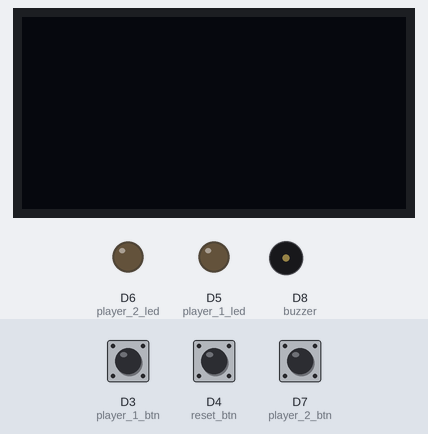
Recording of a sketch running on a simulated ESP8266 (NodeMCU). Shown: 128×64 one-colour display, output pins drawn as LEDs (lit = HIGH), buzzer (waves = sounding). The test bench sets the inputs (shaded band); at power-on: D3 (player_1_btn) LOW, D4 (reset_btn) LOW, D7 (player_2_btn) LOW. Random numbers use the default seed unless the sketch sets one; what the sketch prints to the serial monitor is not drawn.

Above: at 3.2 s.
3.3 s: D3 (player_1_btn) pulled HIGH for 0.15 s
At 3.47 s:
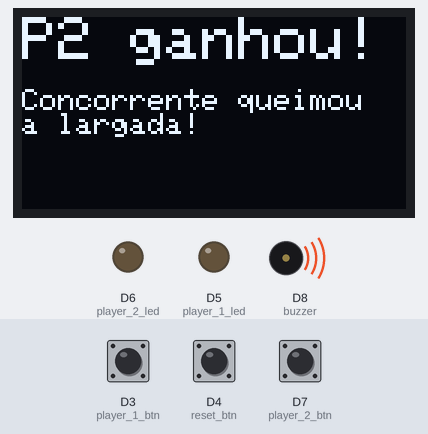
4.0 s: D4 (reset_btn) pulled HIGH for 0.15 s
At 5.2 s:
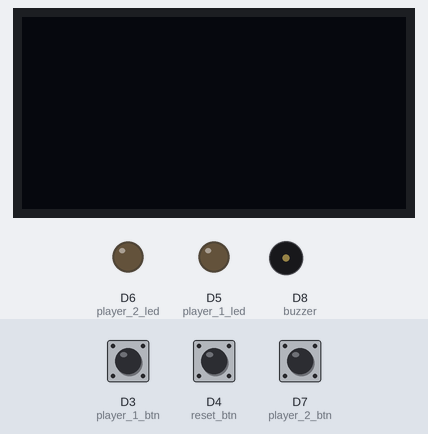
7.1 s: D7 (player_2_btn) pulled HIGH for 0.15 s
At 7.6 s:
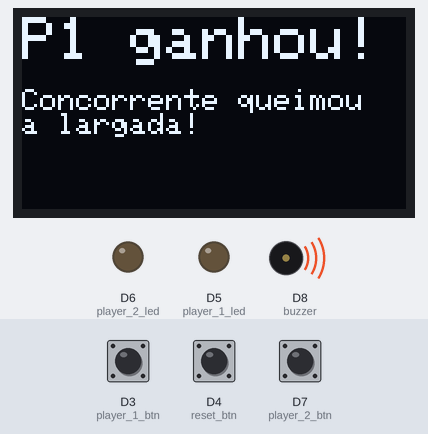
7.8 s: D4 (reset_btn) pulled HIGH for 1 s
At 9.2 s:
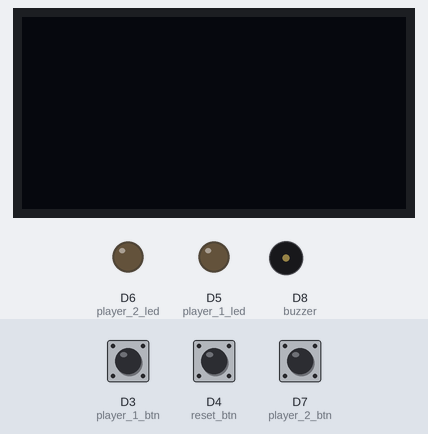
11.8 s: D3 (player_1_btn) pulled HIGH for 1 s
At 13.0 s:
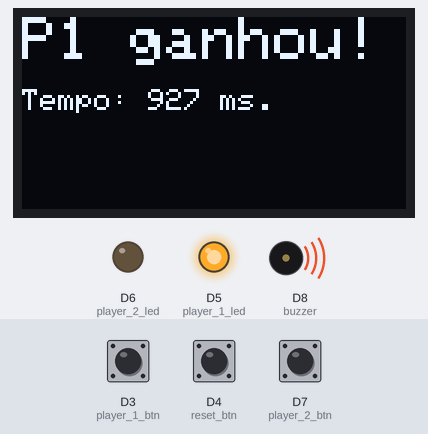
13.4 s: D4 (reset_btn) pulled HIGH for 3.2 s
At 13.52 s:
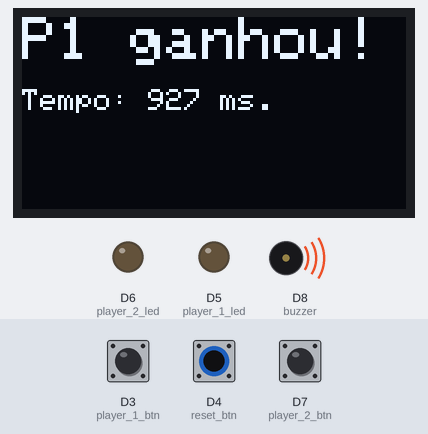
Timing chart, 0 to 19.8 s (numbered marks = the images above; inputs shaded):
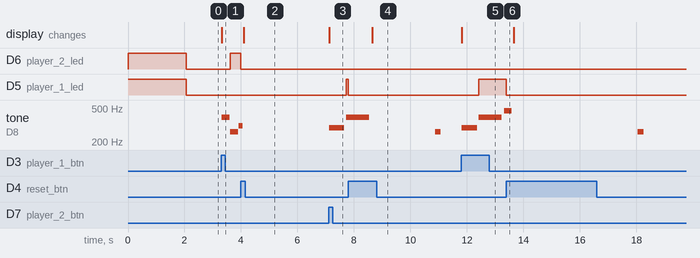

The sketch:

reaction_time_game.ino
```cpp
/*

EQUIPE 4

Gabriel Jared de Amorim
Luiz Eduardo Garzon de Oliveira
Luiz Fernando Becher de Araujo
Matheus Lucas Ferreira Jacinto

*/

#include <SPI.h>
#include <Wire.h>
#include <Adafruit_GFX.h>
#include <Adafruit_SSD1306.h>

const int lcd_sda = D1;
const int lcd_scl = D2;

const int reset_btn = D4;

const int player_1_led = D5;
const int player_2_led = D6;

const int player_1_btn = D3;
const int player_2_btn = D7;

const int buzzer = D8;

const int tempo = 100;

#define NOTE_B0  31
#define NOTE_C1  33
#define NOTE_CS1 35
#define NOTE_D1  37
#define NOTE_DS1 39
#define NOTE_E1  41
#define NOTE_F1  44
#define NOTE_FS1 46
#define NOTE_G1  49
#define NOTE_GS1 52
#define NOTE_A1  55
#define NOTE_AS1 58
#define NOTE_B1  62
#define NOTE_C2  65
#define NOTE_CS2 69
#define NOTE_D2  73
#define NOTE_DS2 78
#define NOTE_E2  82
#define NOTE_F2  87
#define NOTE_FS2 93
#define NOTE_G2  98
#define NOTE_GS2 104
#define NOTE_A2  110
#define NOTE_AS2 117
#define NOTE_B2  123
#define NOTE_C3  131
#define NOTE_CS3 139
#define NOTE_D3  147
#define NOTE_DS3 156
#define NOTE_E3  165
#define NOTE_F3  175
#define NOTE_FS3 185
#define NOTE_G3  196
#define NOTE_GS3 208
#define NOTE_A3  220
#define NOTE_AS3 233
#define NOTE_B3  247
#define NOTE_C4  262
#define NOTE_CS4 277
#define NOTE_D4  294
#define NOTE_DS4 311
#define NOTE_E4  330
#define NOTE_F4  349
#define NOTE_FS4 370
#define NOTE_G4  392
#define NOTE_GS4 415
#define NOTE_A4  440
#define NOTE_AS4 466
#define NOTE_B4  494
#define NOTE_C5  523
#define NOTE_CS5 554
#define NOTE_D5  587
#define NOTE_DS5 622
#define NOTE_E5  659
#define NOTE_F5  698
#define NOTE_FS5 740
#define NOTE_G5  784
#define NOTE_GS5 831
#define NOTE_A5  880
#define NOTE_AS5 932
#define NOTE_B5  988
#define NOTE_C6  1047
#define NOTE_CS6 1109
#define NOTE_D6  1175
#define NOTE_DS6 1245
#define NOTE_E6  1319
#define NOTE_F6  1397
#define NOTE_FS6 1480
#define NOTE_G6  1568
#define NOTE_GS6 1661
#define NOTE_A6  1760
#define NOTE_AS6 1865
#define NOTE_B6  1976
#define NOTE_C7  2093
#define NOTE_CS7 2217
#define NOTE_D7  2349
#define NOTE_DS7 2489
#define NOTE_E7  2637
#define NOTE_F7  2794
#define NOTE_FS7 2960
#define NOTE_G7  3136
#define NOTE_GS7 3322
#define NOTE_A7  3520
#define NOTE_AS7 3729
#define NOTE_B7  3951
#define NOTE_C8  4186
#define NOTE_CS8 4435
#define NOTE_D8  4699
#define NOTE_DS8 4978
#define REST 0

#define SCREEN_WIDTH 128 // OLED display width, in pixels
#define SCREEN_HEIGHT 64 // OLED display height, in pixels

// Declaration for an SSD1306 display connected to I2C (SDA, SCL pins)
// The pins for I2C are defined by the Wire-library.
// On an arduino UNO:       A4(SDA), A5(SCL)
// On an arduino MEGA 2560: 20(SDA), 21(SCL)
// On an arduino LEONARDO:   2(SDA),  3(SCL), ...
#define OLED_RESET     -1 // Reset pin # (or -1 if sharing Arduino reset pin)
#define SCREEN_ADDRESS 0x3C ///< See datasheet for Address; 0x3D for 128x64, 0x3C for 128x32
Adafruit_SSD1306 display(SCREEN_WIDTH, SCREEN_HEIGHT, &Wire, OLED_RESET);

#define NUMFLAKES     10 // Number of snowflakes in the animation example

#define LOGO_HEIGHT   16
#define LOGO_WIDTH    16
static const unsigned char PROGMEM logo_bmp[] =
{ 0b00000000, 0b11000000,
  0b00000001, 0b11000000,
  0b00000001, 0b11000000,
  0b00000011, 0b11100000,
  0b11110011, 0b11100000,
  0b11111110, 0b11111000,
  0b01111110, 0b11111111,
  0b00110011, 0b10011111,
  0b00011111, 0b11111100,
  0b00001101, 0b01110000,
  0b00011011, 0b10100000,
  0b00111111, 0b11100000,
  0b00111111, 0b11110000,
  0b01111100, 0b11110000,
  0b01110000, 0b01110000,
  0b00000000, 0b00110000 };

int melody_1[] = {

  // Harry Potter

  REST, 2, NOTE_D4, 4,
  NOTE_G4, -4, NOTE_AS4, 8, NOTE_A4, 4,
  NOTE_G4, 2, NOTE_D5, 4,
  NOTE_C5, -2,
  NOTE_A4, -2,
  NOTE_G4, -4, NOTE_AS4, 8, NOTE_A4, 4,
  NOTE_F4, 2, NOTE_GS4, 4,
  NOTE_D4, -1,
  NOTE_D4, 4,

  NOTE_G4, -4, NOTE_AS4, 8, NOTE_A4, 4, //10
  NOTE_G4, 2, NOTE_D5, 4,
  NOTE_F5, 2, NOTE_E5, 4,
  NOTE_DS5, 2, NOTE_B4, 4,
  NOTE_DS5, -4, NOTE_D5, 8, NOTE_CS5, 4,
  NOTE_CS4, 2, NOTE_B4, 4,
  NOTE_G4, -1,
  NOTE_AS4, 4,

  NOTE_D5, 2, NOTE_AS4, 4,//18
  NOTE_D5, 2, NOTE_AS4, 4,
  NOTE_DS5, 2, NOTE_D5, 4,
  NOTE_CS5, 2, NOTE_A4, 4,
  NOTE_AS4, -4, NOTE_D5, 8, NOTE_CS5, 4,
  NOTE_CS4, 2, NOTE_D4, 4,
  NOTE_D5, -1,
  REST,4, NOTE_AS4,4,

  NOTE_D5, 2, NOTE_AS4, 4,//26
  NOTE_D5, 2, NOTE_AS4, 4,
  NOTE_F5, 2, NOTE_E5, 4,
  NOTE_DS5, 2, NOTE_B4, 4,
  NOTE_DS5, -4, NOTE_D5, 8, NOTE_CS5, 4,
  NOTE_CS4, 2, NOTE_AS4, 4,
  NOTE_G4, -1,

};
int melody_2[] = {

  // Game of Thrones

  NOTE_G4,8, NOTE_C4,8, NOTE_DS4,16, NOTE_F4,16, NOTE_G4,8, NOTE_C4,8, NOTE_DS4,16, NOTE_F4,16, //1
  NOTE_G4,8, NOTE_C4,8, NOTE_DS4,16, NOTE_F4,16, NOTE_G4,8, NOTE_C4,8, NOTE_DS4,16, NOTE_F4,16,
  NOTE_G4,8, NOTE_C4,8, NOTE_E4,16, NOTE_F4,16, NOTE_G4,8, NOTE_C4,8, NOTE_E4,16, NOTE_F4,16,
  NOTE_G4,8, NOTE_C4,8, NOTE_E4,16, NOTE_F4,16, NOTE_G4,8, NOTE_C4,8, NOTE_E4,16, NOTE_F4,16,
  NOTE_G4,-4, NOTE_C4,-4,//5

  NOTE_DS4,16, NOTE_F4,16, NOTE_G4,4, NOTE_C4,4, NOTE_DS4,16, NOTE_F4,16, //6
  NOTE_D4,-1, //7 and 8
  NOTE_F4,-4, NOTE_AS3,-4,
  NOTE_DS4,16, NOTE_D4,16, NOTE_F4,4, NOTE_AS3,-4,
  NOTE_DS4,16, NOTE_D4,16, NOTE_C4,-1, //11 and 12

  //repeats from 5
  NOTE_G4,-4, NOTE_C4,-4,//5

  NOTE_DS4,16, NOTE_F4,16, NOTE_G4,4, NOTE_C4,4, NOTE_DS4,16, NOTE_F4,16, //6
  NOTE_D4,-1, //7 and 8
  NOTE_F4,-4, NOTE_AS3,-4,
  NOTE_DS4,16, NOTE_D4,16, NOTE_F4,4, NOTE_AS3,-4,
  NOTE_DS4,16, NOTE_D4,16, NOTE_C4,-1, //11 and 12
  NOTE_G4,-4, NOTE_C4,-4,
  NOTE_DS4,16, NOTE_F4,16, NOTE_G4,4,  NOTE_C4,4, NOTE_DS4,16, NOTE_F4,16,

  NOTE_D4,-2,//15
  NOTE_F4,-4, NOTE_AS3,-4,
  NOTE_D4,-8, NOTE_DS4,-8, NOTE_D4,-8, NOTE_AS3,-8,
  NOTE_C4,-1,
  NOTE_C5,-2,
  NOTE_AS4,-2,
  NOTE_C4,-2,
  NOTE_G4,-2,
  NOTE_DS4,-2,
  NOTE_DS4,-4, NOTE_F4,-4,
  NOTE_G4,-1,

  NOTE_C5,-2,//28
  NOTE_AS4,-2,
  NOTE_C4,-2,
  NOTE_G4,-2,
  NOTE_DS4,-2,
  NOTE_DS4,-4, NOTE_D4,-4,
  NOTE_C5,8, NOTE_G4,8, NOTE_GS4,16, NOTE_AS4,16, NOTE_C5,8, NOTE_G4,8, NOTE_GS4,16, NOTE_AS4,16,
  NOTE_C5,8, NOTE_G4,8, NOTE_GS4,16, NOTE_AS4,16, NOTE_C5,8, NOTE_G4,8, NOTE_GS4,16, NOTE_AS4,16,

  REST,4, NOTE_GS5,16, NOTE_AS5,16, NOTE_C6,8, NOTE_G5,8, NOTE_GS5,16, NOTE_AS5,16,
  NOTE_C6,8, NOTE_G5,16, NOTE_GS5,16, NOTE_AS5,16, NOTE_C6,8, NOTE_G5,8, NOTE_GS5,16, NOTE_AS5,16,
};

int notes_1 = sizeof(melody_1) / sizeof(melody_1[0]) / 2;
int notes_2 = sizeof(melody_2) / sizeof(melody_2[0]) / 2;

int whole_note = (60000 * 4) / tempo;

volatile int divider = 0;
volatile int note_duration = 0;
volatile int current_note = 0;

enum {
  PLAYER1,
  PLAYER2,
  NONE
} win_state;

volatile int beep_time = 0;
volatile int current_time = 0;

volatile int winner = NONE;

volatile bool beeped = false;
volatile bool song_playing = false;
volatile bool winner_displayed = false;
volatile bool led_activated = false;
volatile bool clean_display = false;

void ICACHE_RAM_ATTR interrupt_reset() {
  digitalWrite(player_1_led, LOW);
  digitalWrite(player_2_led, LOW);

  divider = 0;
  note_duration = 0;
  current_note = 0;

  current_time = millis();
  beep_time = current_time + random(1000, 5000);

  winner = NONE;

  beeped = false;
  song_playing = false;
  winner_displayed = false;
  led_activated = false;
  clean_display = true;
}

void ICACHE_RAM_ATTR interrupt_player_1() {
  if (!song_playing) {
    if (current_time < beep_time) {
      winner = PLAYER2;
      beeped = true;
    } else {
      winner = PLAYER1;
    }

    song_playing = true;
  }
}

void ICACHE_RAM_ATTR interrupt_player_2() {
  if (!song_playing) {
    if (current_time < beep_time) {
      winner = PLAYER1;
      beeped = true;
    } else {
      winner = PLAYER2;
    }

    song_playing = true;
  }
}

void play_song(int *melody, int *notes) {
  if (current_note < *notes * 2) {
    song_playing = true;

    // calculates the duration of each note
    divider = melody[current_note + 1];
    if (divider > 0) {
      // regular note, just proceed
      note_duration = (whole_note) / divider;
    } else if (divider < 0) {
      // dotted notes are represented with negative durations!!
      note_duration = (whole_note) / abs(divider);
      note_duration *= 1.5; // increases the duration in half for dotted notes
    }

    // we only play the note for 90% of the duration, leaving 10% as a pause
    tone(buzzer, melody[current_note], note_duration * 0.9);

    // Wait for the specief duration before playing the next note.
    delay(note_duration);

    // stop the waveform generation before the next note.
    noTone(buzzer);

    current_note = current_note + 2;
  } else {
    song_playing = false;
  }
}

void display_winner(int reaction) {
  display.clearDisplay();

  display.setCursor(0,0);

  display.setTextSize(2);
  display.setTextColor(SSD1306_WHITE);

  if (winner == PLAYER1) {
    String string = "P1 ganhou!";
    Serial.println(string);
    display.println(string);
  } else {
    String string = "P2 ganhou!";
    Serial.println(string);
    display.println(string);
  }

  display.setTextSize(1);
  display.setTextColor(SSD1306_WHITE);

  if (reaction < 0) {
    String string = "\nConcorrente queimou\na largada!";
    Serial.println(string);
    display.println(string);
  } else {
    String string = "\nTempo: " + String(reaction) + " ms.";
    Serial.println(string);
    display.println(string);
  }

  display.display();

  winner_displayed = true;
}

void activate_led() {
  if (winner == PLAYER1) {
    digitalWrite(player_1_led, HIGH);
  } else {
    digitalWrite(player_2_led, HIGH);
  }

  led_activated = true;
}

void setup() {
  Serial.begin(9600);

  pinMode(buzzer, OUTPUT);

  pinMode(reset_btn, INPUT_PULLDOWN_16);
  pinMode(player_1_btn, INPUT_PULLDOWN_16);
  pinMode(player_2_btn, INPUT_PULLDOWN_16);

  pinMode(player_1_led, OUTPUT);
  pinMode(player_2_led, OUTPUT);

  /* Liga os LEDs para testar */

  digitalWrite(player_1_led, HIGH);
  digitalWrite(player_2_led, HIGH);

  /* Adafruit */

    // SSD1306_SWITCHCAPVCC = generate display voltage from 3.3V internally
  if(!display.begin(SSD1306_SWITCHCAPVCC, SCREEN_ADDRESS)) {
    Serial.println(F("SSD1306 allocation failed"));
    for(;;); // Don't proceed, loop forever
  }

  display.clearDisplay();
  display.display();
  delay(2000); // Pause for 2 seconds

  /* Desliga o teste dos LEDs */

  digitalWrite(player_1_led, LOW);
  digitalWrite(player_2_led, LOW);

  /* Conecta interrupções */

  attachInterrupt(digitalPinToInterrupt(player_1_btn), interrupt_player_1, RISING);
  attachInterrupt(digitalPinToInterrupt(player_2_btn), interrupt_player_2, RISING);
  attachInterrupt(digitalPinToInterrupt(reset_btn), interrupt_reset, RISING);

  /* Define primeiro tempo de beep */

  beep_time = millis() + random(1000, 5000);
}

void loop() {
  current_time = millis();

  if (current_time >= beep_time && !beeped) {
    digitalWrite(player_1_led, HIGH);
    digitalWrite(player_2_led, HIGH);

    tone(buzzer, 262, 200);

    digitalWrite(player_1_led, LOW);
    digitalWrite(player_2_led, LOW);

    beeped = true;
  }

  if (winner != NONE && !winner_displayed) {
    display_winner(current_time - beep_time);
  }

  if (winner != NONE && song_playing) {
    if (winner == PLAYER1) {
      play_song(melody_1, &notes_1);
    } else {
      play_song(melody_2, &notes_2);
    }
  }

  if (winner != NONE && !led_activated) {
    activate_led();
  }

  if (clean_display) {
    display.clearDisplay();
    display.display();
    clean_display = false;
  }
}
```

Measured:
- after the input at 3.3 s, D6 (player_2_led): LOW → HIGH after 0.33 s; the display: changes at once (image 1)
- after the input at 4.0 s, D6 (player_2_led): HIGH → LOW at once; the display: changes after 0.10 s (image 2)
- after the input at 7.1 s, D5 (player_1_led): LOW → HIGH after 0.63 s; tone on D8 (buzzer): silent → 294 Hz at once, → silent 0.54 s later, → 392 Hz 0.06 s later; the display: changes at once (image 3)
- after the input at 7.8 s, D5 (player_1_led): HIGH → LOW at once; the display: changes after 0.85 s (image 4)
- after the input at 11.8 s, D5 (player_1_led): LOW → HIGH after 0.63 s; tone on D8 (buzzer): plays 294 Hz for 0.54 s, 392 Hz for 0.81 s, 466 Hz for 0.07 s, starting at once; the display: changes at once (image 5)
- after the input at 13.4 s, D5 (player_1_led): HIGH → LOW at once
